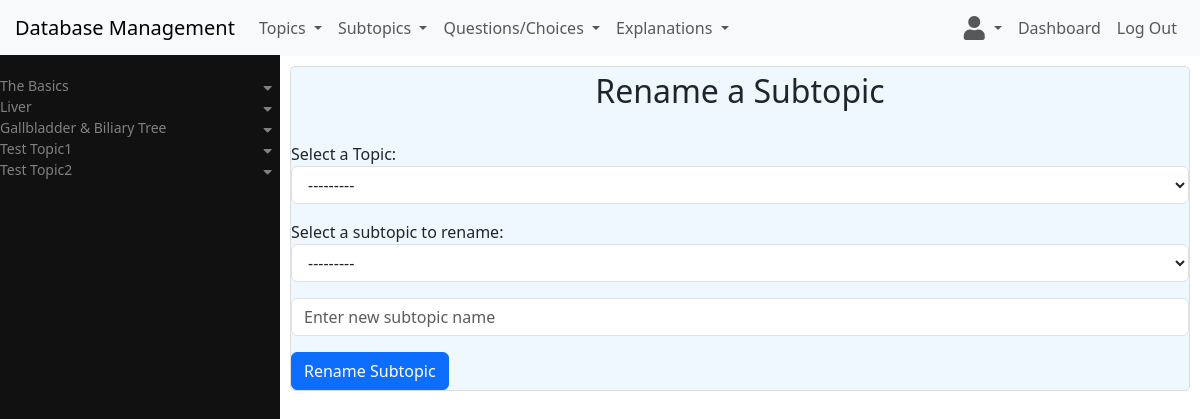
The page /management/portal/rename_subtopic (signed in) on the database as committed earlier.
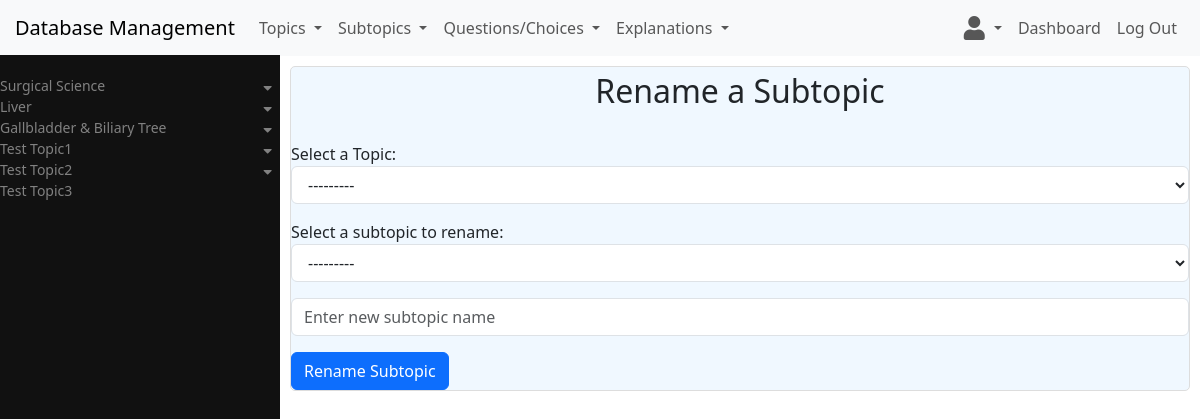
The same page on the database as committed later.
### management/models.py (models this page shows, shortened)
class Topic(models.Model):
    name = models.CharField(max_length=40, unique=True)
    slug = models.SlugField(max_length=50, unique=True, blank=True)
    date_created = models.DateTimeField(auto_now_add=True)
    created_by = models.ForeignKey(settings.AUTH_USER_MODEL, on_delete=models.SET_NULL,
        null=True, related_name='created_topics')
    date_modified = models.DateTimeField(auto_now=True)
    modified_by = models.ForeignKey(settings.AUTH_USER_MODEL, on_delete=models.SET_NULL,
        null=True, blank=True, related_name='modified_topics')
    is_visible = models.BooleanField(default=True) # topic should be displayed or not
    display_order = models.IntegerField(default=0, blank=False, null=False)
    def __str__(self):
        return self.name
    class Meta:
        ordering = ['display_order', 'id']

### management/views.py (the view, shortened to what this page needs)
# urls.py: path("rename_subtopic", views.rename_subtopic, name="rename_subtopic"),
@login_required(login_url='login')
def rename_subtopic(request):
    if request.method == 'GET':
        rename_subtopic_form = RenameSubtopicForm()
        topics = Topic.objects.all()
        return render(request, 'management/rename_subtopic.html', {
            'rename_subtopic_form' : rename_subtopic_form,
            'topics' : topics,
        })

### management/forms.py
class RenameSubtopicForm(forms.ModelForm):
    topic = forms.ModelChoiceField(
        queryset=Topic.objects.all(),
        label="Select a Topic",
        widget=forms.Select(attrs={
            'class': 'form-control',
            'id': 'topic-for-renamed-subtopic',
        })
    )
    name = forms.ModelChoiceField(
        queryset = Subtopic.objects.none(),
        widget=forms.Select(attrs={
            'class' : 'form-control',
            'id' : 'choose-subtopic-to-rename',
        }),
        label='Select a subtopic to rename'
    )
    new_subtopic_name = forms.CharField(
        max_length=30,
        label="",
        widget=forms.TextInput(attrs={
            'class': 'form-control',
            'id': 'new-subtopic-name',
            'placeholder': 'Enter new subtopic name'
        })
    )
    class Meta:
        model = Subtopic
        fields = []

### management/templates/management/rename_subtopic.html (shortened to what this page needs)
{% extends "management/layout.html" %}
{% block body %}
    <div class="form-container" id="rename-subtopic-container">
        <h2>Rename a Subtopic</h2><br>
        <form id="rename-subtopic-form" data-fetch="true" method="post" action="{% url 'rename_subtopic' %}">
            {{ rename_subtopic_form.as_p }}
            <input class="btn btn-primary" id="rename-subtopic-btn" type="submit"
                    data-topic-id = "" data-subtopic-id = "" value="Rename Subtopic">
        </form>
    </div>
{% endblock %}

### management/templates/management/layout.html (shortened to what this page needs)
{% load static %}
<!DOCTYPE html>
<html lang="en">
    <head>
        <link href="https://cdn.jsdelivr.net/npm/bootstrap@5.3.3/dist/css/bootstrap.min.css" rel="stylesheet"
>
        <link rel="stylesheet"
            href="https://cdnjs.cloudflare.com/ajax/libs/font-awesome/5.15.4/css/all.min.css">
        <link href="{% static 'management/styles.css' %}" rel="stylesheet">
    </head>
    <body>
        <nav class="navbar navbar-expand-lg navbar-light bg-light">
            <a class="navbar-brand" id= "brand" href="#">Database Management</a>
            <div>
              <ul class="navbar-nav mr-auto">
                <li class="nav-item dropdown">
                    <a class="nav-link dropdown-toggle"
                        href="#" id="navbardrop-topic" data-bs-toggle="dropdown">Topics
                    </a>
                </li>
                <li class="nav-item dropdown">
                    <a class="nav-link dropdown-toggle"
                        href="#" id="navbardrop-subtopic" data-bs-toggle="dropdown">Subtopics
                    </a>
                </li>
                <li class="nav-item dropdown">
                    <a class="nav-link dropdown-toggle"
                        href="#" id="navbardrop-question" data-bs-toggle="dropdown">Questions/Choices
                    </a>
                </li>
                <li class="nav-item dropdown">
                    <a class="nav-link dropdown-toggle"
                        href="#" id="navbardrop-choice" data-bs-toggle="dropdown">Explanations
                    </a>
                </li>
              </ul>
            </div>
            <div class="collapse navbar-collapse">
                <ul class="navbar-nav ms-auto">
                    <li class="nav-item dropdown">
                        <a
                            class="nav-link dropdown-toggle d-flex align-items-center"
                            href="#"
                            id="user-dropdown"
                            role="button"
                            data-bs-toggle="dropdown"
                            aria-expanded="false"
                        >
                            <i class="fa fa-solid fa-user" id="user-icon"></i>
                        </a>
                    </li>
                    <li class="nav-item">
                        <a class="nav-link" id="dashboard-link"  href="{% url 'dashboard' %}">Dashboard</a>
                    </li>
                    <li class="nav-item">
                        <a class="nav-link" id="logout-link"  href="{% url 'logout' %}">Log Out</a>
                    </li>
                </ul>
            </div>
          </nav>
          <div class="sidebar">
            {% if topics %}
                {% for topic in topics %}
                    <a href="#" id="topic-{{ topic.id }}" class="topic" data-topic-id="{{ topic.id }}">{{ topic.name }}
                        {% if topic.subtopics.exists %}
                            <i class="fa fa-caret-down" id="caretdown-{{ topic.id }}"></i>
                        {% endif %}
                    </a>
                {% endfor %}
            {% endif %}
          </div>
        <div class="body" id="management-container">
            {% block body %}{% endblock %}
        </div>
    </body>
</html>

Rows that differ between the two databases and show on the page:
changed Topic: name "The Basics" → "Surgical Science"
added Topic: name "Test Topic3"
